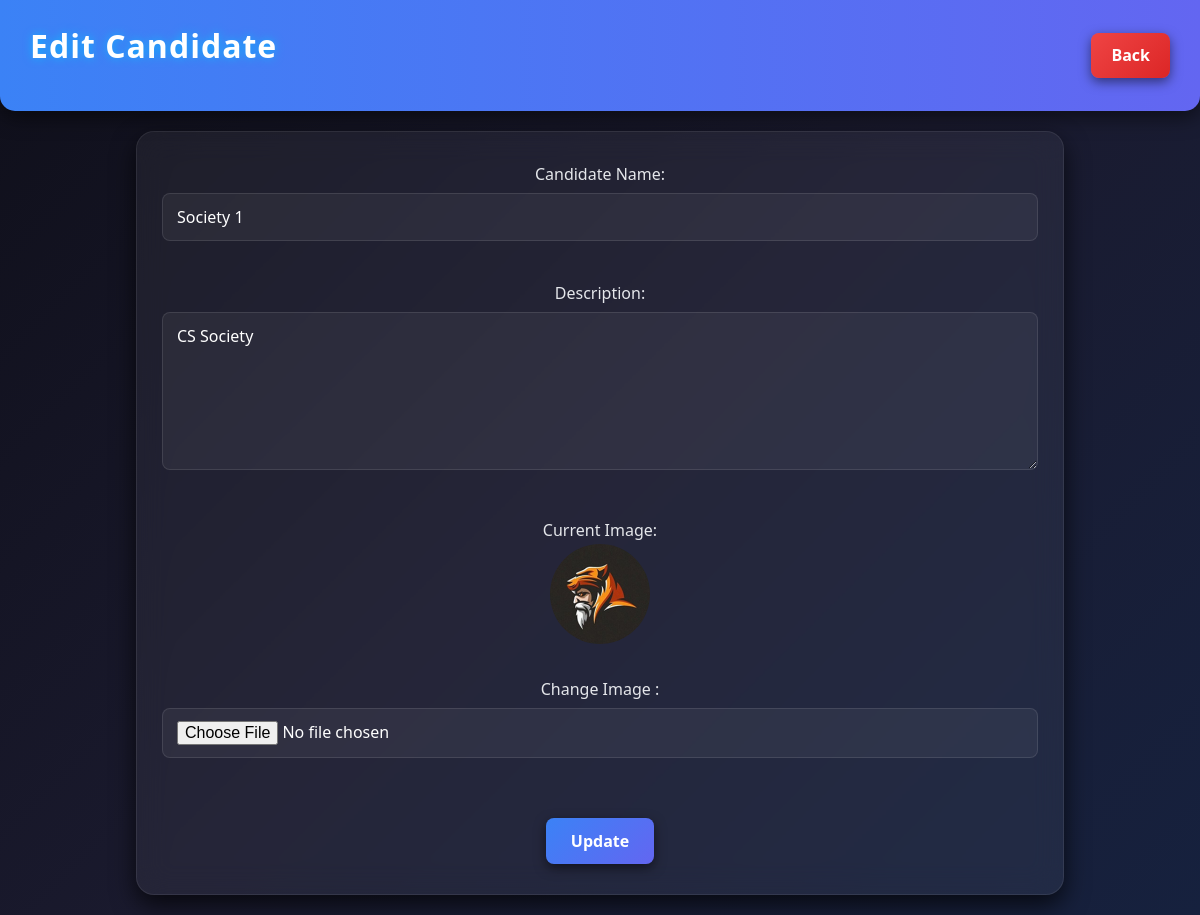
/edit-candidate/1 (signed in), run on the app's committed database.
### tables this page shows
CREATE TABLE candidates (
        id INTEGER PRIMARY KEY AUTOINCREMENT,
        name TEXT NOT NULL,
        description TEXT NOT NULL,
        department TEXT NOT NULL,
        image TEXT,
        votes INTEGER DEFAULT 0
    );

### app.py (the view, shortened to what this page needs)
@app.route("/edit-candidate/<int:candidate_id>", methods=["GET", "POST"])
def edit_candidate(candidate_id):
    if "admin" not in session:
        return redirect(url_for("admin_login"))
    conn = get_db()
    candidate = conn.execute(
        "SELECT * FROM candidates WHERE id = ?",
        (candidate_id,)
    ).fetchone()
    if not candidate:
        conn.close()
        flash("Candidate not found!", "error")
        return redirect(url_for("admin_dashboard"))
    conn.close()
    return render_template("admin/edit_candidate.html", candidate=candidate)

### app.py (called while the page is built)
def get_db():
    conn = sqlite3.connect(DATABASE)
    conn.row_factory = sqlite3.Row
    return conn

### templates/admin/edit_candidate.html (shortened to what this page needs)
<!DOCTYPE html>
<html>
<head>
    <link rel="stylesheet" href="{{ url_for('static', filename='css/admin.css') }}">
</head>
<body>
<header class="header">
    <h2 class="logo">Edit Candidate</h2>
    <a href="{{ url_for('admin_dashboard') }}" class="logout-btn">Back</a>
</header>
<main class="main-content">
<div class="container">
<form method="POST" enctype="multipart/form-data">
    <label>Candidate Name:</label><br>
    <input type="text" name="name" value="{{ candidate.name }}" required><br><br>
    <label>Description:</label><br>
    <textarea rows="6" name="description" required>{{ candidate.description }}</textarea><br><br>
    <label>Current Image:</label><br>
    <img src="{{ url_for('static', filename='uploads/' ~ candidate.image) }}" height="100" width="auto" style="border-radius:50%;"><br><br>
    <label>Change Image :</label><br>
    <input type="file" name="image" accept="image/*"><br><br>
    <button type="submit" class="primary-btn">Update</button>
</form>
</div>
</main>
</body>
</html>

### static/css/admin.css (style rules this page uses)
* { margin: 0; padding: 0; box-sizing: border-box; font-family: 'Segoe UI', Tahoma, Geneva, Verdana, sans-serif; }
body { background: linear-gradient(135deg, #0f0f1a, #1a1a2e, #16213e); color: #e5e7eb; line-height: 1.6; }
.header { background: linear-gradient(90deg, #3b82f6, #6366f1); color: #fff; padding: 20px 30px; display: flex; justify-content: space-between; align-items: center; box-shadow: 0 6px 20px rgba(0,0,0,0.5); border-radius: 0 0 15px 15px; position: sticky; top: 0; z-index: 100; }
.header .logo { font-size: 2rem; font-weight: 700; letter-spacing: 1px; text-shadow: 0 0 10px rgba(0,198,255,0.7); }
.logout-btn { background: linear-gradient(135deg, #ef4444, #dc2626); color: #fff; padding: 10px 20px; text-decoration: none; border-radius: 8px; font-weight: 600; transition: all 0.3s ease; box-shadow: 0 4px 12px rgba(0,0,0,0.5); }
.main-content { display: flex; justify-content: center; align-items: center; min-height: calc(100vh - 90px); padding: 20px; }
.container { background: rgba(255, 255, 255, 0.05); padding: 30px 25px; border-radius: 18px; backdrop-filter: blur(15px); border: 1px solid rgba(255,255,255,0.08); box-shadow: 0 10px 25px rgba(0,0,0,0.7); width: 80%; text-align: center; transition: all 0.3s ease; }
h1, h2, h3, h4 { margin-bottom: 20px; color: #ffffff; }
.primary-btn { background: linear-gradient(135deg, #3b82f6, #6366f1); color: #fff; padding: 12px 25px; margin-top: 20px; border: none; border-radius: 8px; cursor: pointer; font-weight: bold; font-size: 1rem; transition: all 0.3s ease; box-shadow: 0 4px 12px rgba(0,0,0,0.5); }
input[type="text"], input[type="datetime-local"], textarea, select, input[type="file"] { width: 100%; padding: 12px 14px; margin-top: 5px; margin-bottom: 15px; border: 1px solid rgba(255,255,255,0.1); border-radius: 8px; font-size: 1rem; background: rgba(255,255,255,0.05); color: #fff; transition: all 0.3s ease; }
textarea { resize: vertical; }
.logout-btn { background: linear-gradient(135deg, #ef4444, #dc2626); color: #fff; padding: 10px 20px; border-radius: 8px; font-weight: 600; text-decoration: none; transition: all 0.3s ease; box-shadow: 0 4px 12px rgba(0,0,0,0.5); }

### data on the page
candidates: name "Society 1", description "CS Society", image (picture)
